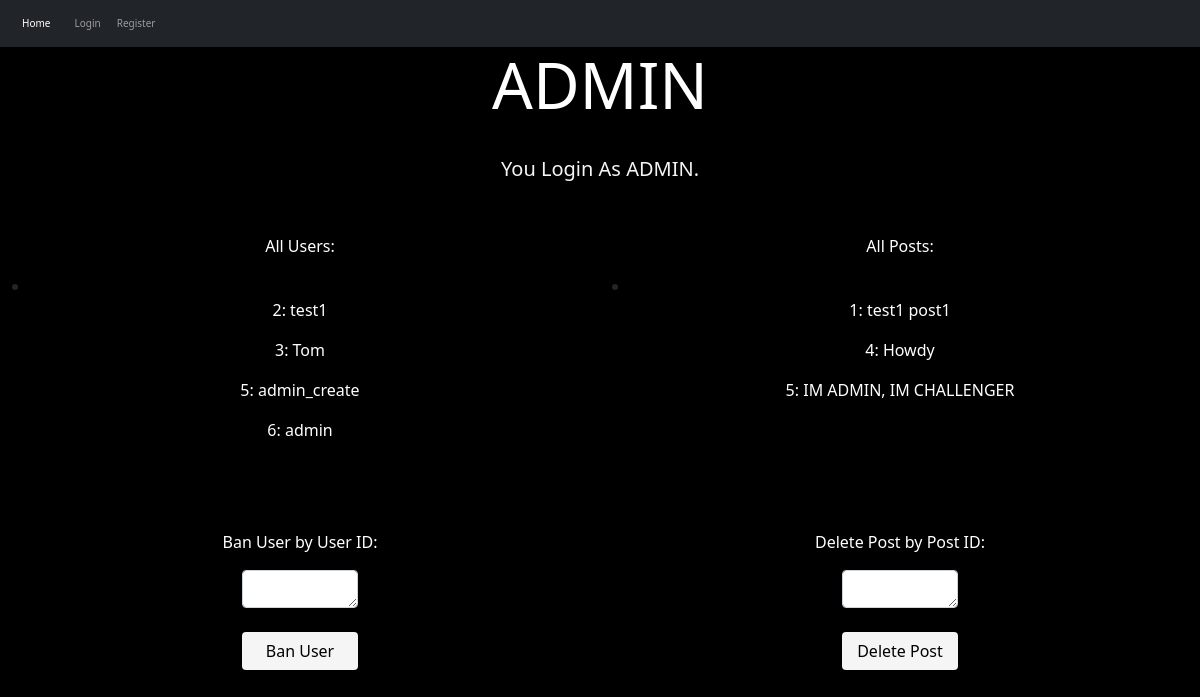
/admin, run on an earlier commit of the app's database.
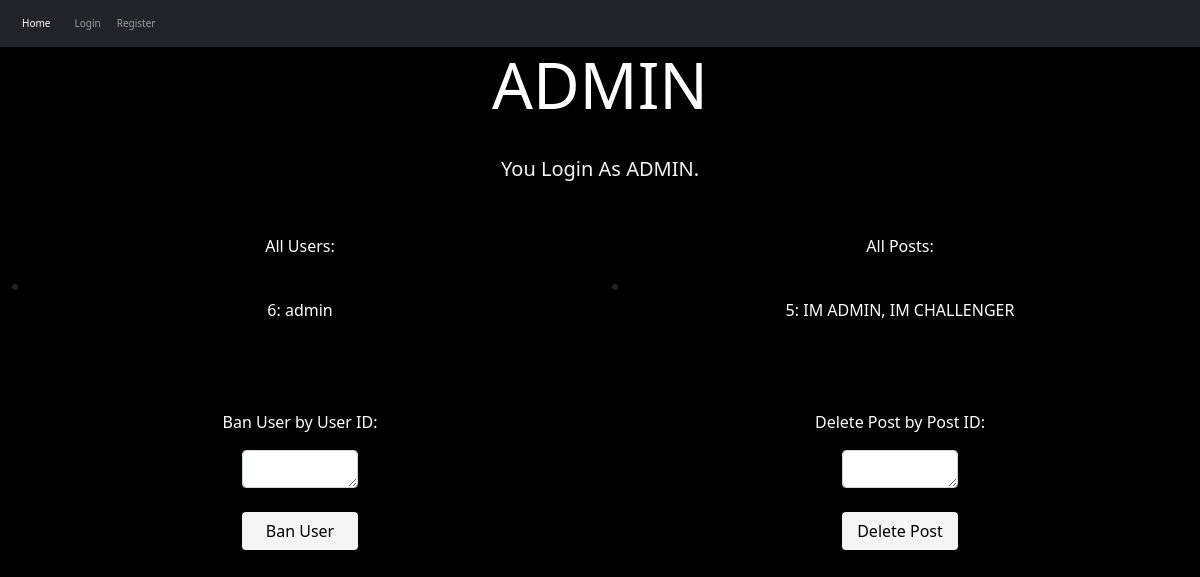
And on a later commit of the database.
### app/models.py (models this page shows, shortened)
class User(UserMixin, db.Model):
    __tablename__ = 'user'
    id = db.Column(db.Integer, primary_key=True)
    username = db.Column(db.String(64), index=True, unique=True)
    email = db.Column(db.String(120), index=True, unique=True)
    password_hash = db.Column(db.String(128))
    posts = db.relationship('Post', backref='author', lazy='dynamic')

class Post(db.Model):
    __tablename__ = 'post'
    id = db.Column(db.Integer, primary_key=True)
    body = db.Column(db.String(140))
    timestamp = db.Column(db.DateTime, index=True, default=datetime.utcnow)
    user_id = db .Column(db.Integer, db.ForeignKey('user.id'))
    comment = db.Column(db.String(140))
    img = db.Column(db.String(140))

### app/routes.py (the view, shortened to what this page needs)
@login_required
@app.route('/admin', methods=['GET', 'POST'])
def admin():
    user_list = db.session.query(User).all()
    post_list = db.session.query(Post).all()
    ban_user = User.query.get(request.form.get('ban_user'))
    delete_post = Post.query.get(request.form.get('delete_post'))
    return render_template('admin.html', user=current_user, user_list=user_list, post_list=post_list)

### app/templates/admin.html (shortened to what this page needs)
{% extends 'base.html' %}
{% block link %} <link rel="stylesheet" href="../static/css/admin_style.css" /> {% endblock %}
{% block content %}
    <h1 class="display-3"> ADMIN </h1>
    <p class="lead title">You Login As ADMIN.</p>
    <div class="container-fluid">
        <div class="row">
            <div class="col-md-6">
                <p class="data">All Users:</p>
                <li>
                    {% for user in user_list %}
                    <p class="data">{{ user.id }}: {{ user.username }}</p>
                    {% endfor %}
                </li>
            </div>
            <div class="col-md-6">
                <p class="data">All Posts:</p>
                <li>
                    {% for post in post_list %}
                    <p class="data">{{ post.id }}: {{ post.body }}</p>
                    {% endfor %}
                </li>
            </div>
        </div>
    </div>
    <br>
    <br>
    <br>
    <div class="container-fluid">
        <div class="row">
            <div class="col-md-6">
                <p class="data">Ban User by User ID:</p>
                <form method="POST">
                  <textarea rows="1" name="ban_user" class="form-control ban_user"></textarea>
                  <br>
                  <div align="center">
                    <button type="submit" class="btn delete_button">Ban User</button>
                  </div>
                </form>
            </div>
            <div class="col-md-6">
                <p class="data">Delete Post by Post ID:</p>
                <form method="POST">
                  <textarea rows="1" name="delete_post" class="form-control ban_user"></textarea>
                  <br>
                  <div align="center">
                    <button type="submit" class="btn delete_button">Delete Post</button>
                  </div>
                </form>
            </div>
        </div>
    </div>
{% endblock%}

### app/templates/base.html (shortened to what this page needs)
<!DOCTYPE html>
<html lang="en">
	<head>
		<link href="https://cdn.jsdelivr.net/npm/bootstrap@5.0.1/dist/css/bootstrap.min.css" rel="stylesheet"
>
		<link rel="stylesheet" href="../static/bootstrap-5.0.1-dist/css/bootstrap-grid.min.css" />
		<link rel="stylesheet" href="../static/bootstrap-5.0.1-dist/css/bootstrap-grid.css" />
        <link rel="stylesheet" href="../static/css/index_style.css" />
        {% block link %} <link rel="stylesheet" href="../static/css/index_style.css" /> {% endblock %}
	</head>
	<body>
		 <nav class="navbar navbar-expand-md navbar-dark bg-dark" aria-label="Fourth navbar example">
		   <div class="container-fluid navbar_item">
		     <a class="navbar-brand" href="{{ url_for('home') }}">Home</a>
		     <div class="collapse navbar-collapse" id="navbarsExample04">
                 <ul class="navbar-nav me-auto mb-2 mb-lg-0">
                 {% if user.is_authenticated %}
                 <li class="nav-item">
		           <a class="nav-link " aria-current="page" href="{{ url_for('personal_page') }}">Personal Page</a>
		         </li>
		         <li class="nav-item">
		           <a class="nav-link " aria-current="page" href="{{ url_for('explore') }}">Explore</a>
		         </li>
				 <li class="nav-item">
				   <a class="nav-link" aria-current="page" href="{{ url_for('pre_chat') }}">Chat</a>
				 </li>
				 <li class="nav-item">
				   <a class="nav-link" aria-current="page" href="{{ url_for('search') }}">Search</a>
				 </li>
                 <li class="nav-item dropdown">
                      <a class="nav-link dropdown-toggle" href="#" id="navbarDropdownMenuLink" role="button" data-bs-toggle="dropdown" aria-expanded="false">
                        API List
                      </a>
                      <ul class="dropdown-menu" aria-labelledby="navbarDropdownMenuLink">
                        <li><a class="dropdown-item" href="{{ url_for('weather') }}">Game City Weather</a></li>
                        <li><a class="dropdown-item" href="{{ url_for('summoner') }}">Search Summoner Info</a></li>
                      </ul>
                 </li>
                 {% if user.username=='admin' %}
                     <li class="nav-item dropdown">
                      <a class="nav-link dropdown-toggle" href="#" id="navbarDropdownMenuLink" role="button" data-bs-toggle="dropdown" aria-expanded="false">
                        ADMIN
                      </a>
                      <ul class="dropdown-menu" aria-labelledby="navbarDropdownMenuLink">
                        <li><a class="dropdown-item" href="{{ url_for('admin') }}">Delete User/Post</a></li>
                        <li><a class="dropdown-item" href="{{ url_for('admin_createuser') }}">Create User</a></li>
                      </ul>
                    </li>
                 {% endif %}
		       </ul>
			   <ul class="navbar-nav ml-auto">
			     <li class="nav-item">
			       <a class="nav-link" href="{{ url_for('logout') }}">Logout</a>
			     </li>
               {% else %}
                 <li class="nav-item">
			       <a class="nav-link" aria-current="page" href="{{ url_for('login') }}">Login</a>
			     </li>
                 <li class="nav-item">
			       <a class="nav-link" href="{{ url_for('register') }}">Register</a>
			     </li>
			   </ul>
               {% endif %}
		     </div>
		   </div>
		 </nav>
        {% block content %}
        {% endblock %}
	</body>
</html>

### app/static/css/index_style.css (style rules this page uses)
body { background-color: #000000; }
.navbar_item { display: block; margin-left: 10px; }
.navbar_item a { font-size: 10px; }
.title { text-align: center; color: whitesmoke; display: block; margin-top: 30px; margin-bottom: 50px; }

### app/static/css/admin_style.css (style rules this page uses)
h1 { color: white; text-align: center; }
.title { text-align: center; }
.data { color: white; text-align: center; }
.ban_user { display: block; margin: auto; width: 20%; }
.delete_button { color: black; background-color: whitesmoke; width: 20%; }

What changed in the data, as far as the page shows it:
removed User: id "2", username "test1"
removed User: id "3", username "Tom"
removed User: id "5", username "admin_create"
removed Post: id "1", body "test1 post1"
removed Post: id "4", body "Howdy"
